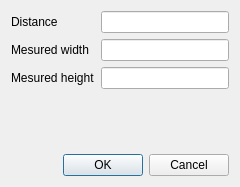
<?xml version="1.0" encoding="UTF-8"?>
<ui version="4.0">
 <class>SetupAngle</class>
 <widget class="QDialog" name="SetupAngle">
  <property name="geometry">
   <rect>
    <x>0</x>
    <y>0</y>
    <width>240</width>
    <height>187</height>
   </rect>
  </property>
  <property name="windowTitle">
   <string>Dialog</string>
  </property>
  <layout class="QVBoxLayout" name="verticalLayout">
   <item>
    <layout class="QFormLayout" name="formLayout_2">
     <item row="1" column="0">
      <widget class="QLabel" name="widthLabel">
       <property name="text">
        <string>Mesured width</string>
       </property>
      </widget>
     </item>
     <item row="1" column="1">
      <widget class="QLineEdit" name="widthLineEdit">
       <property name="inputMask">
        <string/>
       </property>
      </widget>
     </item>
     <item row="0" column="1">
      <widget class="QLineEdit" name="distanceLineEdit"/>
     </item>
     <item row="0" column="0">
      <widget class="QLabel" name="distanceLabel">
       <property name="text">
        <string>Distance</string>
       </property>
      </widget>
     </item>
     <item row="2" column="0">
      <widget class="QLabel" name="heightLabel">
       <property name="text">
        <string>Mesured height</string>
       </property>
      </widget>
     </item>
     <item row="2" column="1">
      <widget class="QLineEdit" name="heightLineEdit"/>
     </item>
    </layout>
   </item>
   <item>
    <widget class="QDialogButtonBox" name="buttonBox">
     <property name="orientation">
      <enum>Qt::Horizontal</enum>
     </property>
     <property name="standardButtons">
      <set>QDialogButtonBox::Cancel|QDialogButtonBox::Ok</set>
     </property>
    </widget>
   </item>
  </layout>
 </widget>
 <tabstops>
  <tabstop>distanceLineEdit</tabstop>
  <tabstop>widthLineEdit</tabstop>
  <tabstop>heightLineEdit</tabstop>
 </tabstops>
 <resources/>
 <connections>
  <connection>
   <sender>buttonBox</sender>
   <signal>accepted()</signal>
   <receiver>SetupAngle</receiver>
   <slot>accept()</slot>
   <hints>
    <hint type="sourcelabel">
     <x>248</x>
     <y>254</y>
    </hint>
    <hint type="destinationlabel">
     <x>157</x>
     <y>274</y>
    </hint>
   </hints>
  </connection>
  <connection>
   <sender>buttonBox</sender>
   <signal>rejected()</signal>
   <receiver>SetupAngle</receiver>
   <slot>reject()</slot>
   <hints>
    <hint type="sourcelabel">
     <x>316</x>
     <y>260</y>
    </hint>
    <hint type="destinationlabel">
     <x>286</x>
     <y>274</y>
    </hint>
   </hints>
  </connection>
 </connections>
</ui>
